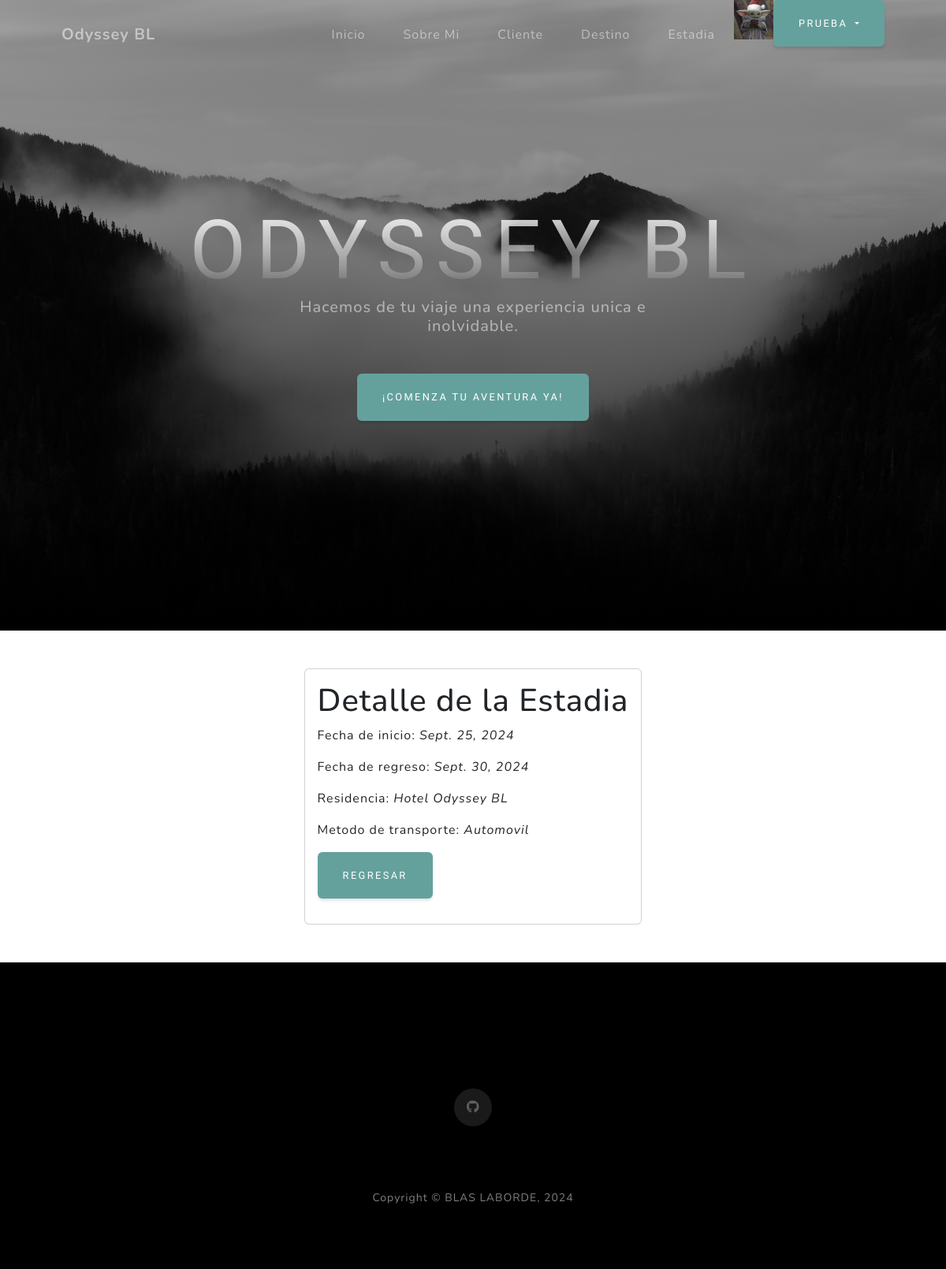
/estadia/6 (signed in), run on the app's committed database.
### users/models.py (models this page shows, shortened)
class Avatar(models.Model):
    user = models.OneToOneField(User, on_delete=models.CASCADE, null=True)
    imagen = models.ImageField(upload_to='avatares', null=True, blank = True)

### Viajes/models.py (models this page shows, shortened)
class Estadia(models.Model):
    fecha_de_inicio = models.DateField()
    fecha_de_regreso = models.DateField()
    residencia = models.CharField(max_length=40)
    metodo_de_transporte = models.CharField(max_length=40)

### Viajes/views.py (the view)
# urls.py: path('estadia/<int:pk>', views.EstadiaDetailView.as_view(), name="EstadiaDetalle"),
class EstadiaDetailView(LoginRequiredMixin, DetailView):
    model = Estadia
    template_name = "Viajes/CBV/estadia_detalle.html"

### Viajes/templates/Viajes/CBV/estadia_detalle.html (shortened to what this page needs)
<!DOCTYPE html>
<html lang="en">
<head>
</head>
<body>
    {% extends "Viajes/padre.html" %}
    {% load static %}
    {% block contenidoQueCambia %}
    <div class="container custom-bg p-5">
        <div class="d-flex justify-content-center">
            <div class="d-flex flex-column">
                <div class="card">
                    <div class="card-body">
                        <h1> Detalle de la Estadia </h1>
                        <p> Fecha de inicio: <i>{{estadia.fecha_de_inicio}}</i> </p>
                        <p> Fecha de regreso: <i>{{estadia.fecha_de_regreso}}</i> </p>
                        <p> Residencia: <i>{{estadia.residencia}}</i> </p>
                        <p> Metodo de transporte: <i>{{estadia.metodo_de_transporte}}</i> </p>
                        <p>
                            <a href="{% url 'EstadiaLista' %}" class="btn btn-primary">Regresar</a>
                        </p>
                    </div>
                </div>
            </div>
        </div>
    </div>
    {% endblock %}

### Viajes/templates/Viajes/padre.html (shortened to what this page needs)
{% load static %}
<!DOCTYPE html>
<html lang="en">
    <head>
        <link href="{% static 'Viajes/css/styles.css' %}" rel="stylesheet" />
    </head>
    <body id="page-top">
        <nav class="navbar navbar-expand-lg navbar-light fixed-top" id="mainNav">
            <div class="container px-4 px-lg-5">
                <a class="navbar-brand" href="{% url 'inicio' %}">Odyssey BL</a>
                <div class="collapse navbar-collapse" id="navbarResponsive">
                    <ul class="navbar-nav ms-auto">
                        <li class="nav-item"><a class="nav-link" href="{% url 'inicio' %}">Inicio</a></li>
                        <li class="nav-item"><a class="nav-link" href="{% url 'sobre nosotros' %}">Sobre Mi</a></li>
                        <li class="nav-item"><a class="nav-link" href="{% url 'ClienteLista' %}">Cliente</a></li>
                        <li class="nav-item"><a class="nav-link" href="{% url 'DestinoLista' %}">Destino</a></li>
                        <li class="nav-item"><a class="nav-link" href="{% url 'EstadiaLista' %}">Estadia</a></li>
                        {% if request.user.is_authenticated %}
                            <img src="{{request.user.avatar.imagen.url}}" alt="" style="height: 50px;width: 50px;">
                            <div class="dropdown">
                                <button class="btn btn-primary dropdown-toggle" type="button" id="dropdownMenuButton1" data-bs-toggle="dropdown" aria-expanded="false">
                                    {{request.user.username}}
                                </button>
                            </div>
                        {% endif %}
                    </ul>
                </div>
            </div>
        </nav>
        <header class="masthead">
            <div class="container px-4 px-lg-5 d-flex h-100 align-items-center justify-content-center">
                <div class="d-flex justify-content-center">
                    <div class="text-center">
                        <h1 class="mx-auto my-0 text-uppercase">Odyssey BL</h1>
                        <h2 class="text-white-50 mx-auto mt-2 mb-5"> Hacemos de tu viaje una experiencia unica e inolvidable.</h2>
                        <a class="btn btn-primary" href="#about">¡Comenza tu aventura ya!</a>
                    </div>
                </div>
            </div>
        </header>
        {% block contenidoQueCambia %}
        {% endblock %}
         <section class="contact-section bg-black">
            <div class="container px-4 px-lg-5">
                <div class="social d-flex justify-content-center">
                    <a class="mx-2" href="https://github.com/blasabel"><i class="fab fa-github"></i></a>
                </div>
            </div>
        </section>
        <footer class="footer bg-black small text-center text-white-50"><div class="container px-4 px-lg-5">Copyright &copy; BLAS LABORDE, 2024</div></footer>
    </body>
</html>

### data on the page
Estadia: fecha_de_inicio "Sept. 25, 2024", fecha_de_regreso "Sept. 30, 2024", residencia "Hotel Odyssey BL", metodo_de_transporte "Automovil"

### other printed values
{{ request.user.username }} "PRUEBA"
